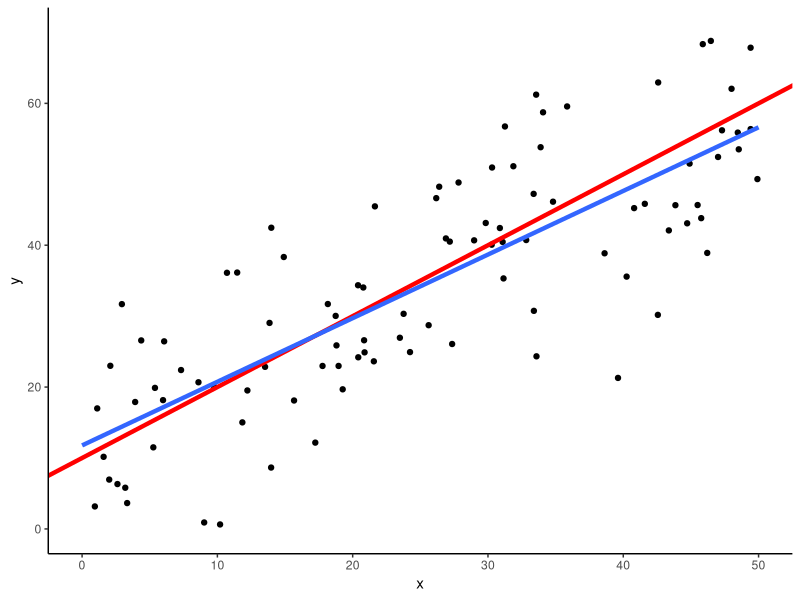
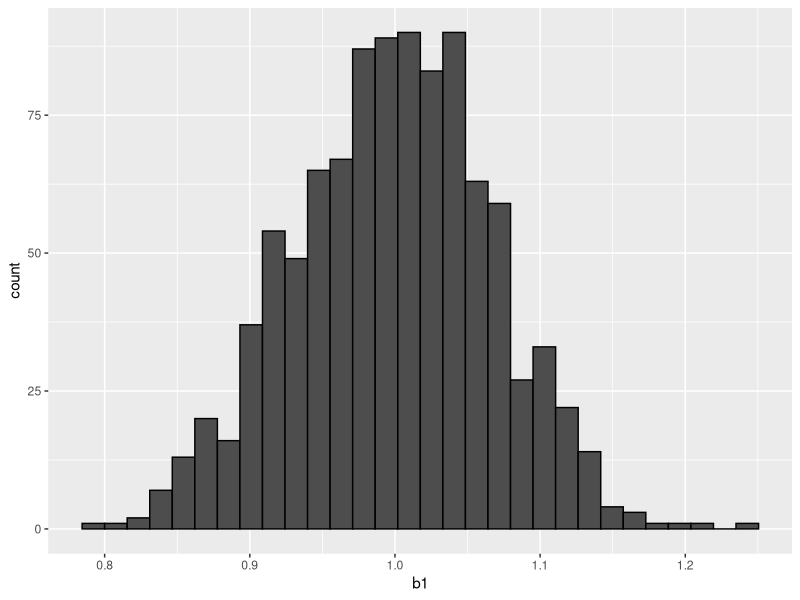
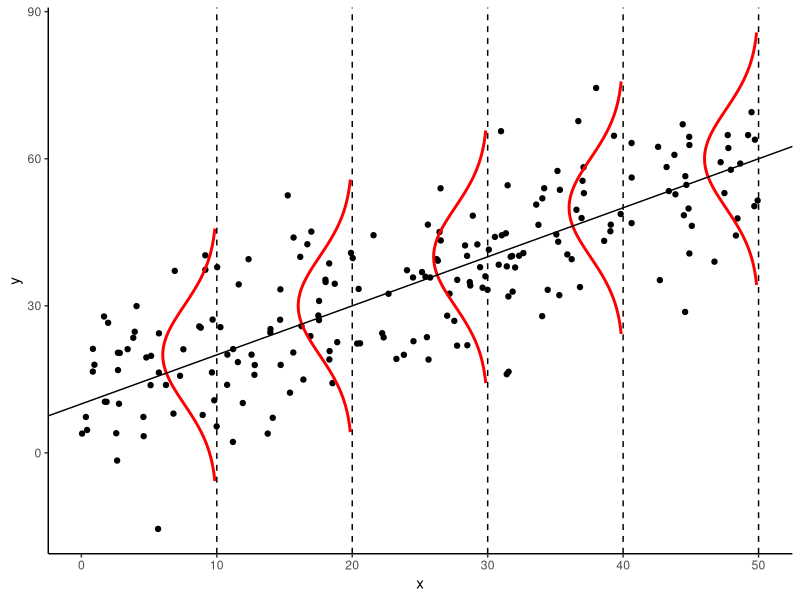

The R source for these figures, in order:
## ---- chunk 1
library(tidyverse)
set.seed(8931)

data <- tibble(
  x = runif(100, 0, 50),
  y = rnorm(100, x + 10, 10)
  ) 

data %>%
  ggplot(aes(x=x, y=y)) +
  geom_point() +
  geom_abline(slope= 1, intercept= 10, col = "red", lwd=1.5) +
  geom_smooth(method="lm", formula = 'y ~ x', fill=NA, lwd=1.5, fullrange=TRUE) +
  xlim(0, 50) + ylim(0, 70)+
  theme_classic()
## ---- chunk 2
b1 <- c()
for (i in 1:1000) {
  tibble(
    x = runif(100, 0, 50),
    y = rnorm(100, x + 10, 10)
  ) %>% 
  with(lm(y ~ x)) -> lm_res
  b1 <- append(b1, lm_res$coefficients["x"])
}

b1 %>% 
  as_tibble_col(column_name = "b1") %>% 
  ggplot(aes(x = b1)) +
  geom_histogram(col = "black", fill ="grey30")
## ---- chunk 3
mean(b1)
sd(b1)
## ---- chunk 4
dat <- tibble(x=runif(200, 0, 50),
              y=rnorm(200, x + 10, 10))
breaks <- c(10, 20, 30, 40, 50)
norm <- tibble()
for (t in breaks) {
  br = seq(qnorm(0.005,t + 10,10),qnorm(0.995,t + 10,10),length=200)
  tibble(x=t-dnorm(br,t + 10,10)*100,
         y=br,
         b=t) %>% 
    bind_rows(norm,.) -> norm
}
dat %>% 
  ggplot(aes(x=x, y=y)) +
  geom_point() +
  geom_path(data=norm, aes(x, y, group=b), lwd=1.0, color = "red") +
  geom_vline(xintercept=breaks, lty=2) +
  geom_abline(intercept = 10, slope = 1)+
  theme_classic()
## ---- chunk 5
data %>%
  with(lm(y ~ x)) %>% summary()
